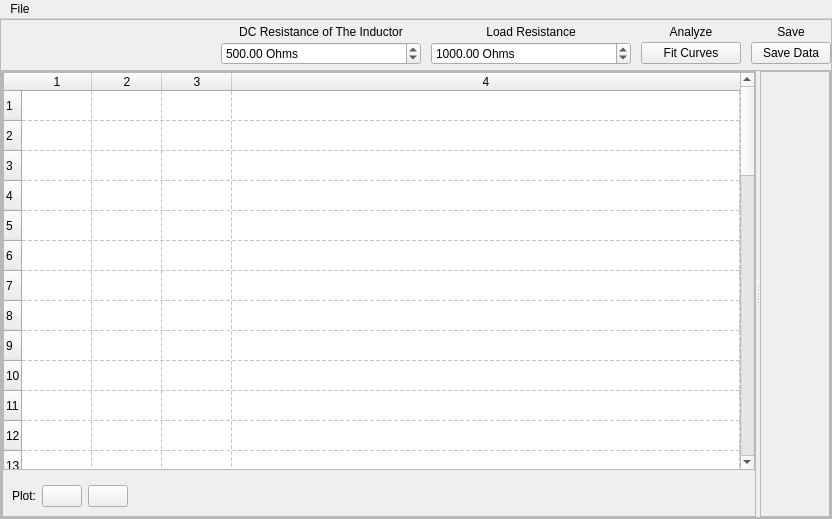
<?xml version="1.0" encoding="UTF-8"?>
<ui version="4.0">
 <class>MainWindow</class>
 <widget class="QMainWindow" name="MainWindow">
  <property name="geometry">
   <rect>
    <x>0</x>
    <y>0</y>
    <width>832</width>
    <height>519</height>
   </rect>
  </property>
  <property name="windowTitle">
   <string>MainWindow</string>
  </property>
  <widget class="QWidget" name="centralwidget">
   <layout class="QGridLayout" name="gridLayout_3">
    <property name="margin">
     <number>0</number>
    </property>
    <item row="0" column="0">
     <widget class="QFrame" name="widgetFrameOuter">
      <property name="sizePolicy">
       <sizepolicy hsizetype="Preferred" vsizetype="Preferred">
        <horstretch>0</horstretch>
        <verstretch>0</verstretch>
       </sizepolicy>
      </property>
      <property name="styleSheet">
       <string notr="true"/>
      </property>
      <property name="frameShape">
       <enum>QFrame::StyledPanel</enum>
      </property>
      <property name="frameShadow">
       <enum>QFrame::Raised</enum>
      </property>
      <property name="class" stdset="0">
       <string>PeripheralCollection</string>
      </property>
      <layout class="QVBoxLayout" name="verticalLayout_3">
       <property name="spacing">
        <number>5</number>
       </property>
       <property name="leftMargin">
        <number>0</number>
       </property>
       <property name="topMargin">
        <number>5</number>
       </property>
       <property name="rightMargin">
        <number>0</number>
       </property>
       <property name="bottomMargin">
        <number>0</number>
       </property>
       <item>
        <widget class="QFrame" name="frame">
         <property name="frameShape">
          <enum>QFrame::NoFrame</enum>
         </property>
         <property name="frameShadow">
          <enum>QFrame::Raised</enum>
         </property>
         <layout class="QVBoxLayout" name="verticalLayout">
          <property name="spacing">
           <number>0</number>
          </property>
          <property name="margin">
           <number>0</number>
          </property>
          <item>
           <layout class="QGridLayout" name="gridLayout">
            <property name="horizontalSpacing">
             <number>10</number>
            </property>
            <property name="verticalSpacing">
             <number>3</number>
            </property>
            <item row="1" column="1">
             <widget class="QDoubleSpinBox" name="resistanceInductor">
              <property name="sizePolicy">
               <sizepolicy hsizetype="Minimum" vsizetype="Maximum">
                <horstretch>0</horstretch>
                <verstretch>0</verstretch>
               </sizepolicy>
              </property>
              <property name="maximumSize">
               <size>
                <width>200</width>
                <height>16777215</height>
               </size>
              </property>
              <property name="toolTip">
               <string>The Voltage drop measured across the inductor is a function of
both XL(Freq dependent ), and R.
 Ohmic Voltage drop due to R must therefore be subtracted</string>
              </property>
              <property name="suffix">
               <string> Ohms</string>
              </property>
              <property name="maximum">
               <double>10000.000000000000000</double>
              </property>
              <property name="value">
               <double>500.000000000000000</double>
              </property>
             </widget>
            </item>
            <item row="1" column="4">
             <widget class="QPushButton" name="pushButton_3">
              <property name="minimumSize">
               <size>
                <width>80</width>
                <height>0</height>
               </size>
              </property>
              <property name="maximumSize">
               <size>
                <width>80</width>
                <height>16777215</height>
               </size>
              </property>
              <property name="text">
               <string>Save Data</string>
              </property>
             </widget>
            </item>
            <item row="1" column="3">
             <widget class="QPushButton" name="pushButton">
              <property name="minimumSize">
               <size>
                <width>0</width>
                <height>0</height>
               </size>
              </property>
              <property name="maximumSize">
               <size>
                <width>100</width>
                <height>16777215</height>
               </size>
              </property>
              <property name="text">
               <string>Fit Curves</string>
              </property>
             </widget>
            </item>
            <item row="0" column="3">
             <widget class="QLabel" name="analysisLabel">
              <property name="text">
               <string>Analyze</string>
              </property>
              <property name="alignment">
               <set>Qt::AlignCenter</set>
              </property>
             </widget>
            </item>
            <item row="0" column="1">
             <widget class="QLabel" name="label_4">
              <property name="sizePolicy">
               <sizepolicy hsizetype="Preferred" vsizetype="Maximum">
                <horstretch>0</horstretch>
                <verstretch>0</verstretch>
               </sizepolicy>
              </property>
              <property name="toolTip">
               <string>The Voltage drop measured across the inductor is a function of
both XL(Freq dependent ), and R.
 Ohmic Voltage drop due to R must therefore be subtracted</string>
              </property>
              <property name="text">
               <string>DC Resistance of The Inductor</string>
              </property>
              <property name="alignment">
               <set>Qt::AlignCenter</set>
              </property>
             </widget>
            </item>
            <item row="1" column="2">
             <widget class="QDoubleSpinBox" name="resistance">
              <property name="sizePolicy">
               <sizepolicy hsizetype="Minimum" vsizetype="Maximum">
                <horstretch>0</horstretch>
                <verstretch>0</verstretch>
               </sizepolicy>
              </property>
              <property name="maximumSize">
               <size>
                <width>200</width>
                <height>16777215</height>
               </size>
              </property>
              <property name="suffix">
               <string> Ohms</string>
              </property>
              <property name="maximum">
               <double>10000.000000000000000</double>
              </property>
              <property name="value">
               <double>1000.000000000000000</double>
              </property>
             </widget>
            </item>
            <item row="0" column="2">
             <widget class="QLabel" name="label">
              <property name="sizePolicy">
               <sizepolicy hsizetype="Preferred" vsizetype="Maximum">
                <horstretch>0</horstretch>
                <verstretch>0</verstretch>
               </sizepolicy>
              </property>
              <property name="text">
               <string>Load Resistance</string>
              </property>
              <property name="alignment">
               <set>Qt::AlignCenter</set>
              </property>
             </widget>
            </item>
            <item row="0" column="0" rowspan="2">
             <widget class="QFrame" name="frame_4">
              <property name="frameShape">
               <enum>QFrame::NoFrame</enum>
              </property>
              <property name="frameShadow">
               <enum>QFrame::Plain</enum>
              </property>
              <layout class="QHBoxLayout" name="WidgetLayout">
               <property name="spacing">
                <number>2</number>
               </property>
               <property name="margin">
                <number>0</number>
               </property>
              </layout>
             </widget>
            </item>
            <item row="0" column="4">
             <widget class="QLabel" name="analysisLabel_2">
              <property name="text">
               <string>Save</string>
              </property>
              <property name="alignment">
               <set>Qt::AlignCenter</set>
              </property>
             </widget>
            </item>
           </layout>
          </item>
         </layout>
        </widget>
       </item>
       <item>
        <widget class="QFrame" name="frame_2">
         <property name="sizePolicy">
          <sizepolicy hsizetype="Preferred" vsizetype="MinimumExpanding">
           <horstretch>0</horstretch>
           <verstretch>0</verstretch>
          </sizepolicy>
         </property>
         <property name="minimumSize">
          <size>
           <width>0</width>
           <height>50</height>
          </size>
         </property>
         <property name="frameShape">
          <enum>QFrame::StyledPanel</enum>
         </property>
         <property name="frameShadow">
          <enum>QFrame::Raised</enum>
         </property>
         <property name="class" stdset="0">
          <string>PeripheralCollectionInner</string>
         </property>
         <layout class="QHBoxLayout" name="horizontalLayout_2">
          <property name="spacing">
           <number>0</number>
          </property>
          <property name="margin">
           <number>0</number>
          </property>
          <item>
           <widget class="QSplitter" name="splitter">
            <property name="orientation">
             <enum>Qt::Horizontal</enum>
            </property>
            <widget class="QFrame" name="frame_3">
             <property name="sizePolicy">
              <sizepolicy hsizetype="Preferred" vsizetype="Preferred">
               <horstretch>0</horstretch>
               <verstretch>0</verstretch>
              </sizepolicy>
             </property>
             <property name="minimumSize">
              <size>
               <width>300</width>
               <height>0</height>
              </size>
             </property>
             <property name="frameShape">
              <enum>QFrame::StyledPanel</enum>
             </property>
             <property name="frameShadow">
              <enum>QFrame::Raised</enum>
             </property>
             <layout class="QVBoxLayout" name="verticalLayout_2">
              <property name="margin">
               <number>0</number>
              </property>
              <item>
               <widget class="QTableWidget" name="resultsTable">
                <property name="sizePolicy">
                 <sizepolicy hsizetype="Preferred" vsizetype="Expanding">
                  <horstretch>0</horstretch>
                  <verstretch>0</verstretch>
                 </sizepolicy>
                </property>
                <property name="autoScrollMargin">
                 <number>10</number>
                </property>
                <property name="textElideMode">
                 <enum>Qt::ElideRight</enum>
                </property>
                <property name="gridStyle">
                 <enum>Qt::DashLine</enum>
                </property>
                <property name="sortingEnabled">
                 <bool>false</bool>
                </property>
                <property name="rowCount">
                 <number>50</number>
                </property>
                <property name="columnCount">
                 <number>4</number>
                </property>
                <attribute name="horizontalHeaderCascadingSectionResizes">
                 <bool>true</bool>
                </attribute>
                <attribute name="horizontalHeaderDefaultSectionSize">
                 <number>70</number>
                </attribute>
                <attribute name="horizontalHeaderMinimumSectionSize">
                 <number>70</number>
                </attribute>
                <attribute name="horizontalHeaderShowSortIndicator" stdset="0">
                 <bool>false</bool>
                </attribute>
                <attribute name="horizontalHeaderStretchLastSection">
                 <bool>true</bool>
                </attribute>
                <attribute name="verticalHeaderStretchLastSection">
                 <bool>true</bool>
                </attribute>
                <row/>
                <row/>
                <row/>
                <row/>
                <row/>
                <row/>
                <row/>
                <row/>
                <row/>
                <row/>
                <row/>
                <row/>
                <row/>
                <row/>
                <row/>
                <row/>
                <row/>
                <row/>
                <row/>
                <row/>
                <row/>
                <row/>
                <row/>
                <row/>
                <row/>
                <row/>
                <row/>
                <row/>
                <row/>
                <row/>
                <row/>
                <row/>
                <row/>
                <row/>
                <row/>
                <row/>
                <row/>
                <row/>
                <row/>
                <row/>
                <row/>
                <row/>
                <row/>
                <row/>
                <row/>
                <row/>
                <row/>
                <row/>
                <row/>
                <row/>
                <column/>
                <column/>
                <column/>
                <column/>
               </widget>
              </item>
              <item>
               <widget class="QFrame" name="frame_6">
                <property name="sizePolicy">
                 <sizepolicy hsizetype="Maximum" vsizetype="Preferred">
                  <horstretch>0</horstretch>
                  <verstretch>0</verstretch>
                 </sizepolicy>
                </property>
                <property name="frameShape">
                 <enum>QFrame::NoFrame</enum>
                </property>
                <property name="frameShadow">
                 <enum>QFrame::Raised</enum>
                </property>
                <layout class="QHBoxLayout" name="horizontalLayout_3">
                 <item>
                  <widget class="QLabel" name="label_3">
                   <property name="text">
                    <string>Plot:</string>
                   </property>
                  </widget>
                 </item>
                 <item>
                  <widget class="QPushButton" name="plotAButton">
                   <property name="text">
                    <string/>
                   </property>
                  </widget>
                 </item>
                 <item>
                  <widget class="QPushButton" name="plotBButton">
                   <property name="text">
                    <string/>
                   </property>
                  </widget>
                 </item>
                </layout>
               </widget>
              </item>
             </layout>
            </widget>
            <widget class="QScrollArea" name="scrollArea">
             <property name="widgetResizable">
              <bool>true</bool>
             </property>
             <widget class="QWidget" name="scrollAreaWidgetContents">
              <property name="geometry">
               <rect>
                <x>0</x>
                <y>0</y>
                <width>76</width>
                <height>429</height>
               </rect>
              </property>
              <layout class="QGridLayout" name="gridLayout_4">
               <property name="margin">
                <number>2</number>
               </property>
               <property name="spacing">
                <number>2</number>
               </property>
               <item row="0" column="0">
                <layout class="QGridLayout" name="plot_area"/>
               </item>
              </layout>
             </widget>
            </widget>
           </widget>
          </item>
         </layout>
        </widget>
       </item>
      </layout>
     </widget>
    </item>
   </layout>
  </widget>
  <widget class="QMenuBar" name="menubar">
   <property name="geometry">
    <rect>
     <x>0</x>
     <y>0</y>
     <width>832</width>
     <height>25</height>
    </rect>
   </property>
   <widget class="QMenu" name="menuFile">
    <property name="title">
     <string>File</string>
    </property>
    <addaction name="actionSave_as"/>
   </widget>
   <addaction name="menuFile"/>
  </widget>
  <action name="actionSave_as">
   <property name="text">
    <string>save as</string>
   </property>
   <property name="toolTip">
    <string>save data contained in the table</string>
   </property>
   <property name="shortcut">
    <string>Ctrl+S</string>
   </property>
   <property name="autoRepeat">
    <bool>false</bool>
   </property>
  </action>
 </widget>
 <resources/>
 <connections>
  <connection>
   <sender>plotAButton</sender>
   <signal>clicked()</signal>
   <receiver>MainWindow</receiver>
   <slot>plotA()</slot>
   <hints>
    <hint type="sourcelabel">
     <x>105</x>
     <y>506</y>
    </hint>
    <hint type="destinationlabel">
     <x>281</x>
     <y>542</y>
    </hint>
   </hints>
  </connection>
  <connection>
   <sender>plotBButton</sender>
   <signal>clicked()</signal>
   <receiver>MainWindow</receiver>
   <slot>plotB()</slot>
   <hints>
    <hint type="sourcelabel">
     <x>167</x>
     <y>506</y>
    </hint>
    <hint type="destinationlabel">
     <x>358</x>
     <y>541</y>
    </hint>
   </hints>
  </connection>
  <connection>
   <sender>pushButton</sender>
   <signal>clicked()</signal>
   <receiver>MainWindow</receiver>
   <slot>fit()</slot>
   <hints>
    <hint type="sourcelabel">
     <x>610</x>
     <y>66</y>
    </hint>
    <hint type="destinationlabel">
     <x>-19</x>
     <y>142</y>
    </hint>
   </hints>
  </connection>
  <connection>
   <sender>actionSave_as</sender>
   <signal>triggered()</signal>
   <receiver>MainWindow</receiver>
   <slot>saveFile()</slot>
   <hints>
    <hint type="sourcelabel">
     <x>-1</x>
     <y>-1</y>
    </hint>
    <hint type="destinationlabel">
     <x>415</x>
     <y>259</y>
    </hint>
   </hints>
  </connection>
  <connection>
   <sender>pushButton_3</sender>
   <signal>clicked()</signal>
   <receiver>MainWindow</receiver>
   <slot>savePlot()</slot>
   <hints>
    <hint type="sourcelabel">
     <x>758</x>
     <y>70</y>
    </hint>
    <hint type="destinationlabel">
     <x>767</x>
     <y>-3</y>
    </hint>
   </hints>
  </connection>
 </connections>
 <slots>
  <slot>delete_curve()</slot>
  <slot>fit()</slot>
  <slot>plotA()</slot>
  <slot>plotB()</slot>
  <slot>saveFile()</slot>
  <slot>savePlot()</slot>
 </slots>
</ui>
